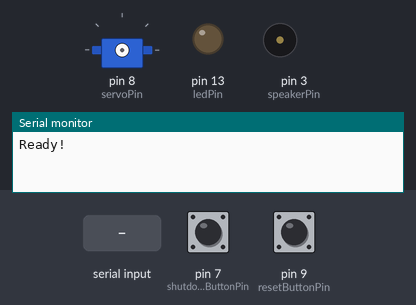
Recording of a sketch running on a simulated Arduino Uno, built with avr-gcc and run on an emulated ATmega328P. Parts: servo, output pins drawn as LEDs (lit = HIGH), buzzer (waves = sounding), the last lines printed to the serial monitor. The test bench sets the inputs (shaded band); at power-on: pin 7 (shutdownButtonPin) HIGH, pin 9 (resetButtonPin) HIGH. Random numbers use the default seed unless the sketch sets one.

Above: at 1.2 s.
1.3 s: "Beer" received over Serial
At 1.7 s:
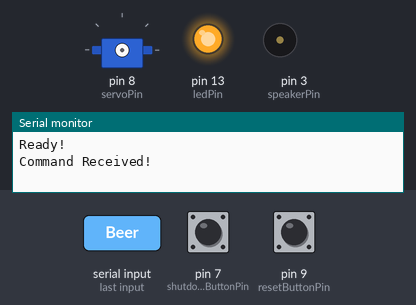
At 13.1 s:
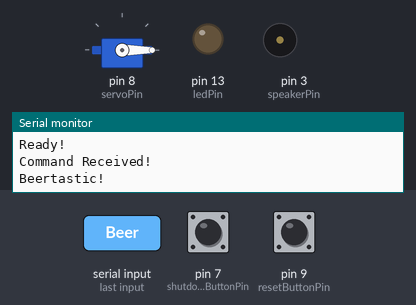
Timing chart, 0 to 13.8 s (numbered marks = the images above; inputs shaded):
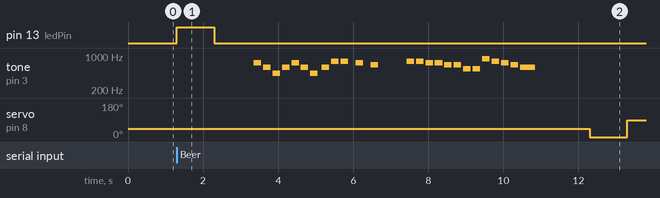

The sketch:

mamechela.ino
```cpp
// (licence header left out)
/* Tunes Code From https://github.com/tomds/Arduino-Tunes */


#include <Servo.h>

int ledPin = 13;
int servoPin = 8;
int speakerPin = 3;

Servo beerServo;

String command = "";

int resetButtonPin = 9;
int shutdownButtonPin = 7;
static int randomSong = 1;

/* Smaller value -> all tunes play faster; bigger -> slower. Recommend you don't change this, but
instead use playTune() to pass different beatLength values to parseTune() for different songs */
const int beatLength = 50;

// Generate a tone by passing a square wave of a certain period to the piezo
void playTone(int tone, int duration) {
  for (long i = 0; i < duration * 1000L; i += tone * 2) {
    digitalWrite(speakerPin, HIGH);
    delayMicroseconds(tone);
    digitalWrite(speakerPin, LOW);
    delayMicroseconds(tone);
  }
}

/* This works out what period, in microseconds, to use for the square wave for a given note. To calculate these,
p = ((1 / freq) * 1,000,000) / 2. We divide by 2 because the signal will be HIGH for p microseconds and then LOW
for p microseconds. Frequencies for the notes obtained from http://www.phy.mtu.edu/~suits/notefreqs.html
The range defined below covers 2 octaves from C4 (middle C, or 261.63Hz) to B5 (987.77Hz). Feel free to modify. */
void playNote(char note, int duration, boolean sharp) {
  char names[] = { 'c', 'd', 'e', 'f', 'g', 'a', 'b', 'C', 'D', 'E', 'F', 'G', 'A', 'B', 'V' };
  int tones[] = { 1915, 1700, 1519, 1432, 1275, 1136, 1014, 956, 851, 758, 716, 636, 568, 506,480 };

  // these are the "sharp" versions of each note e.g. the first value is for "c#"
  char names_sharp[] = { 'c', 'd', 'f', 'g', 'a', 'C', 'D', 'F', 'G', 'A'};
  int tones_sharp[] = { 1804, 1607, 1351, 1204, 1073, 902, 804, 676, 602, 536 };


  // play the tone corresponding to the note name
  if (sharp == false) {
    for (int i = 0; i < 15; i++) {
      if (names[i] == note) {
        playTone(tones[i], duration);
      }
    }
  } else {
    for (int i = 0; i < 10; i++) {
      if (names_sharp[i] == note) {
        playTone(tones_sharp[i], duration);
      }
    }
  }
}

/* Take a string representing a tune and parse it to play the notes through the piezo.

Parameters:
  char notes[]: a string that represents the notes of the song. The grammar for parsing the string is described at the top of this file.
  int beatLength: changes the tempo. Smaller value -> quicker; bigger -> slower
  boolean loopSong: if true, the song will loop indefinitely (until you press the microswitch)
*/
void parseTune(char notes[], int beatLength, boolean loopSong) {
  boolean play = true;

  // 1 iteration of this loop == 1 note played
  for (int i = 0; notes[i] != '.' && play == true; i++) { // stop iteration if '.' is the next char
    //updateSwitchState();
    //if (switchState == LOW) { // For every note, check to see if the button has been pressed to stop the tune
    //  play = false;
    //} else {
      if (notes[i] == ',') { // ',' signifies a rest

        // Look at the number (max. 2 digits) following from the ',' to work out the duration of the rest
        char len[3];
        int count = 0;
        while (notes[i+1] >= '0' && notes[i+1] <= '9' && count < 2) {
          len[count] = notes[i+1];
          count++;
          i++;
        }
        len[count] = '\0';
        int duration = atoi(len);

        delay(duration * beatLength); // rest duration
      } else { // play the next note, represented by a series of characters e.g. 'c4', 'a#12'
        //alternateLeds(); // alternate the red and green LEDs every note to make them "dance"
        char note = notes[i];
        boolean sharp;

        // if the next character is a '#' then we must make the note a sharp
        if (notes[i+1] == '#') {
          i++;
          sharp = true;
        } else {
          sharp = false;
        }

        // Look at the number (max. 2 digits) following from the note name to work out the note duration
        char len[3];
        int count = 0;
        while (notes[i+1] >= '0' && notes[i+1] <= '9' && count < 2) {
          len[count] = notes[i+1];
          count++;
          i++;
        }
        len[count] = '\0';
        int duration = atoi(len);

        playNote(note, duration * beatLength, sharp);
      }

      delay(beatLength / 2); // pause between notes
    }
  }

  //if (loopSong == false) {
  //  switchState = LOW;
  //}
//}

// Write your tunes in here using the grammar described at the top of this file. Can have up to 4 tunes.
void playTune (int tune) {
  if (tune == 1) { // Jingle Bells
    char notes[] = "b4b4b8b4b4b8b4D4g6a2b12,4C4C4C6C2C4b4b4b2b2b4a4a4b4a8D8b4b4b8b4b4b8b4D4g6a2b12,4,C4C4C6C2C4b4b4b2b2D4D4C4a4g12,8.";
    parseTune(notes, beatLength, false);

  } else if (tune == 2) { // The Holly and the Ivy
    char notes[] = "g4g2g2g4E4D4b6g2g2g2g4E4D8D2C2b2a2g4b2b2e2e2d4g2a2b2C2b4a4g8,8.";
    parseTune(notes, beatLength * 1.50, false);

  } else if (tune == 3) { // We Wish You a Merry Christmas
    char notes[] = "d4g4g2a2g2f#2e4c4e4a4a2b2a2g2f#4d4f#4b4b2C2b2a2g4e4d2d2e4a4f#4g8,8.";
    parseTune(notes, beatLength * 1.25, false);

  } else if (tune == 4) { // Deck the Halls
    char notes[] = "D6C2b4a4g4a4b4g4a2b2C2a2b6a2g4f#4g6,2D6C2b4a4g4a4b4g4a2b2C2a2b6a2g4f#4g6,2a6b2C4a4b6C2D4a4b2C#2D4E2F#2G4F#4E4D6,2D6C2b4a4g4a4b4g4E2E2E2E2D6C2b4a4g8,8.";
    parseTune(notes, beatLength, false);

  } else if (tune == 5) { // Frogger!
    char notes[] = "F#2D2a2D2F#2D2a2dD2G2G2,1F#2,1E2,2,4G2G2F#2F#2E2E2C#2C#2A2G2F#2E2D4,4.";
    parseTune(notes, beatLength * 2, false);

  } else if (tune == 6) { // Dig Dug!
    char notes[] = "F#2G2G2G2,1G2G2G2F#2G2G2G2,1G2G2G2E2,1D2E2,1D2E2D1E2,1,4D2,1,4D#2E2E2E2,1E2E2E2D#2E2E2E2,1E2E2E2E2,1D2E2,1D2E2D2G4.";
    parseTune(notes, beatLength * 1.155, false);

  } else if (tune == 7) { // Star Wars
    char notes[] = "a#8F8D#1C1a#1A#8F4D#1C1a#1A#8F4D#1C#1D#1C8.";
    parseTune(notes,beatLength * 2,false);
  }
}

void setup(){

 pinMode(speakerPin,OUTPUT);

 pinMode(resetButtonPin, INPUT);
 digitalWrite(resetButtonPin,HIGH);

 pinMode(shutdownButtonPin,INPUT);
 digitalWrite(shutdownButtonPin,HIGH);

 // Initialize serial
 Serial.begin(9600);

 // reserve 200 bytes for the inputString
 command.reserve(200);

 // Led Pin as Output
 pinMode(ledPin,OUTPUT);

 randomSeed(analogRead(0));

 Serial.println("Ready!");
 Serial.flush();

}

boolean handle_button(int buttonPin){
   int button_pressed = !digitalRead(buttonPin);
   return button_pressed;
}

void loop(){

       boolean reset_button_pressed = handle_button(resetButtonPin);
       boolean shutdown_button_pressed = handle_button(shutdownButtonPin);

       // 1 to 7
       randomSong = random(1,8);

       if(reset_button_pressed){
         Serial.println("reset");
         delay(200);
         //playTune(randomSong);
         //playTune(5);
       }

        if(shutdown_button_pressed){
         Serial.println("shutdown");
         delay(200);
         //playTune(randomSong);
         //playTune(6);
       }
}


/* This event occurs whenever a new data comes in the
  hardware serial RX
*/
void serialEvent(){

  while(Serial.available()){

    // get the new byte
    char inChar = (char) Serial.read();

    // add to the command String
    command += inChar;

    //Serial.println(command);

    // if we get a Beer Command, set the flag
    if(command == "Beer"){


       Serial.println("Command Received!");

       digitalWrite(ledPin,HIGH); // turn the LED on

       delay(1000); // wait for a second
       digitalWrite(ledPin,LOW); // turn the LED off

       Serial.println("Beertastic!");
       delay(1000);

       //playTune(7);
       playTune(randomSong);

       beerServo.attach(servoPin);
       beerServo.write(45);  // Turn Servo Left to 45 degrees
       delay(1000);          // Wait 1 second

       beerServo.write(0);   // Turn Servo Left to 0 degrees
       delay(1000);          // Wait 1 second

       beerServo.write(90);  // Turn Servo back to center position (90 degrees)
       delay(1000);          // Wait 1 second

       beerServo.write(135); // Turn Servo Right to 135 degrees
       delay(1000);          // Wait 1 second

       beerServo.write(180); // Turn Servo Right to 180 degrees
       delay(1000);          // Wait 1 second

       beerServo.write(90);  // Turn Servo back to center position (90 degrees)
       delay(1000);          // Wait 1 second

       beerServo.detach();

       Serial.println("beerSent");
       Serial.flush();

       command = "";
    }

  }

}
```

Measured:
- after the input at 1.3 s, pin 13 (ledPin): LOW → HIGH at once, → LOW 1.0 s later; tone on pin 3 (speakerPin): plays 735 Hz for 0.20 s, 584 Hz for 0.20 s, 438 Hz for 0.20 s, 584 Hz for 0.20 s, 735 Hz for 0.20 s, 584 Hz for 0.20 s … (25 notes in this stretch), starting after 2.0 s; servo on pin 8 (servoPin): 45° → 0° after 11.0 s, → 90° 1.0 s later
